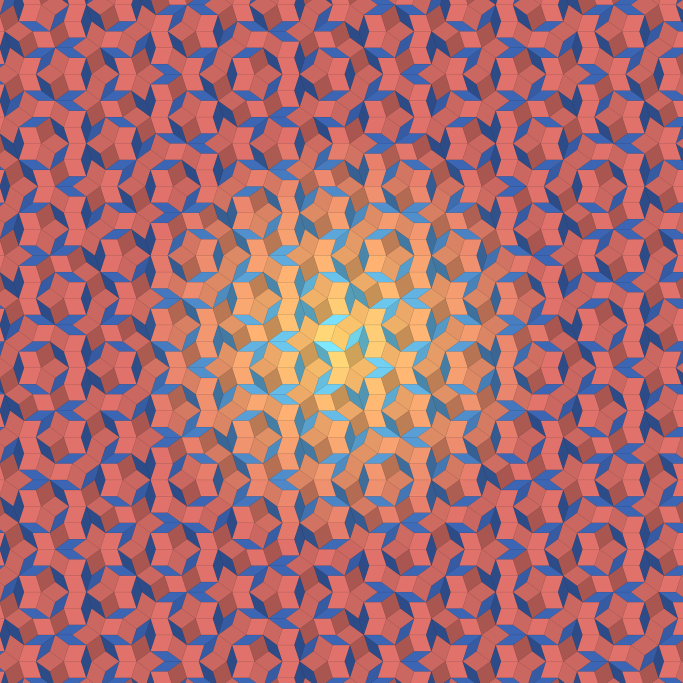
#> input picture 01_order_without_period.png, 2048 x 2048 px, given in place of hero_the_fold.png, which was not available (shown at 1/3 size)
$ python make_contact.py
#> lines starting #> are read from the running program, lines starting #| are printed output that depends on the picture; pictures that were not available may be replaced by others from this repository, and a replacement may not be noted
"""Assemble the triptych contact sheet: hero large on top, two companions below."""
import numpy as np
from PIL import Image, ImageDraw, ImageFont

def load(p, s):
#> called with p = 'hero_the_fold.png', s = 1560
    return np.array(Image.open(p).convert("RGB").resize((s, s), Image.LANCZOS))

def font(sz, bold=False):
    p = "/usr/share/fonts/truetype/dejavu/DejaVuSans%s.ttf" % ("-Bold" if bold else "")
    try: return ImageFont.truetype(p, sz)
    except Exception: return ImageFont.load_default()

def main(out="contact_sheet.png"):
    pad = 46
    gap = 26
    HS = 1560
    CS = (HS - gap) // 2           # two companions span the hero width
    title_h = 128
    W = HS + 2 * pad
    H = title_h + HS + gap + CS + pad + 54
    sheet = Image.new("RGB", (W, H), (6, 6, 9))
    d = ImageDraw.Draw(sheet)
    d.text((pad, 30), "THE NEGATION OF THE NEGATION", font=font(54, True), fill=(238, 228, 208))
    d.text((pad, 94),
           "three self-negating orders  ·  the paperfolding dragon · the Thue–Morse spectrum · the base-(−1+i) tiling",
           font=font(24), fill=(150, 160, 185))
    # hero
    sheet.paste(Image.fromarray(load("hero_the_fold.png", HS)), (pad, title_h))
    d.text((pad + 10, title_h + HS - 42),
           "THE FOLD   ·   paperfolding dragon, k = 19   ·   each fold = the complement of the reversed previous fold",
           font=font(22), fill=(214, 208, 216))
    # companions
    y2 = title_h + HS + gap
    sheet.paste(Image.fromarray(load("companion_the_shattering.png", CS)), (pad, y2))
#> call 2 of load, with p = 'companion_the_shattering.png', s = 767
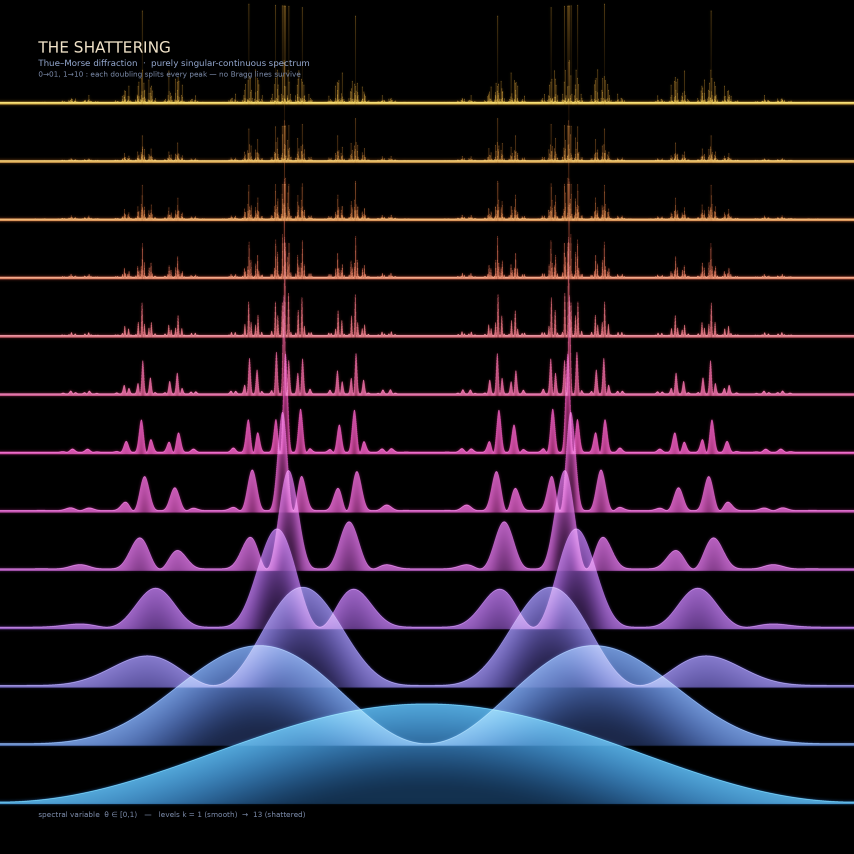
#> input picture art_b2am/companion_the_shattering.png, 2560 x 2560 px (shown at 1/3 size)
#> in load (call 2), `return np.array(Image.open(p).convert("RGB").resize((s, s), Image.LANC..`:
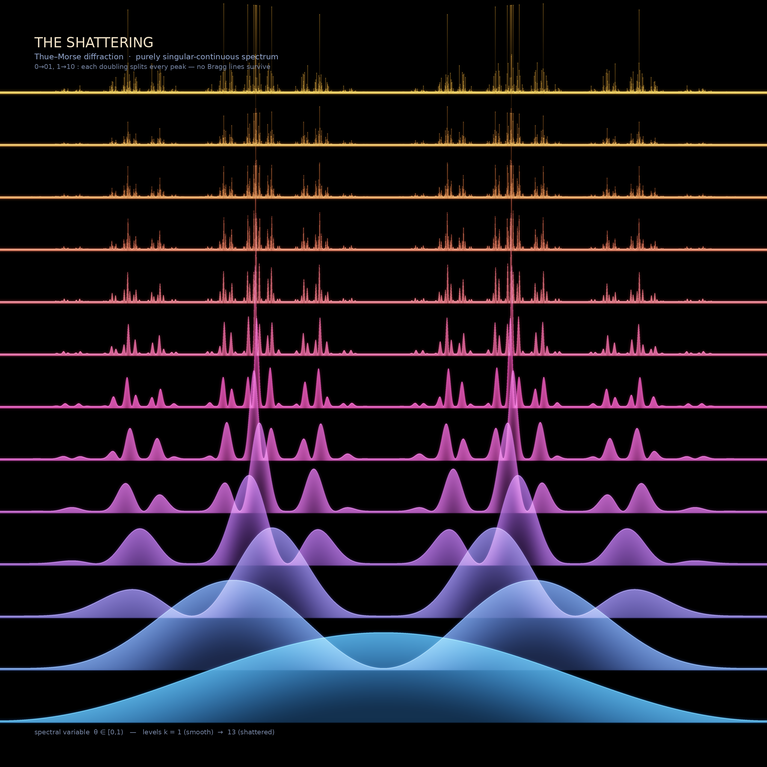
#> returned value: shape (767, 767, 3); mean of channels 0, 1, 2 28.5, 24.6, 35.7; drawn as R, G, B
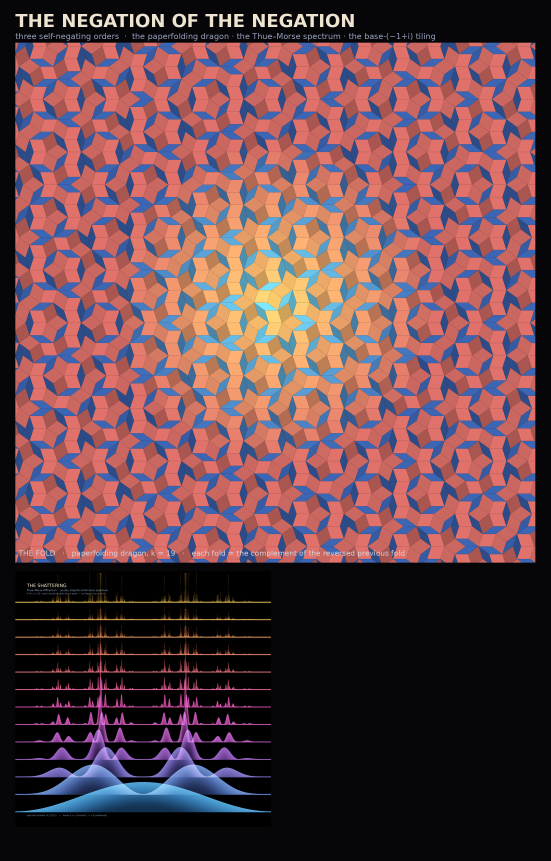
#> sheet: PIL image 1652x2581 RGB (shown at 1/3 size); mean R, G, B 101.4, 68.5, 74.8
    sheet.paste(Image.fromarray(load("companion_the_tiling.png", CS)), (pad + CS + gap, y2))
#> call 3 of load, with p = 'companion_the_tiling.png', s = 767
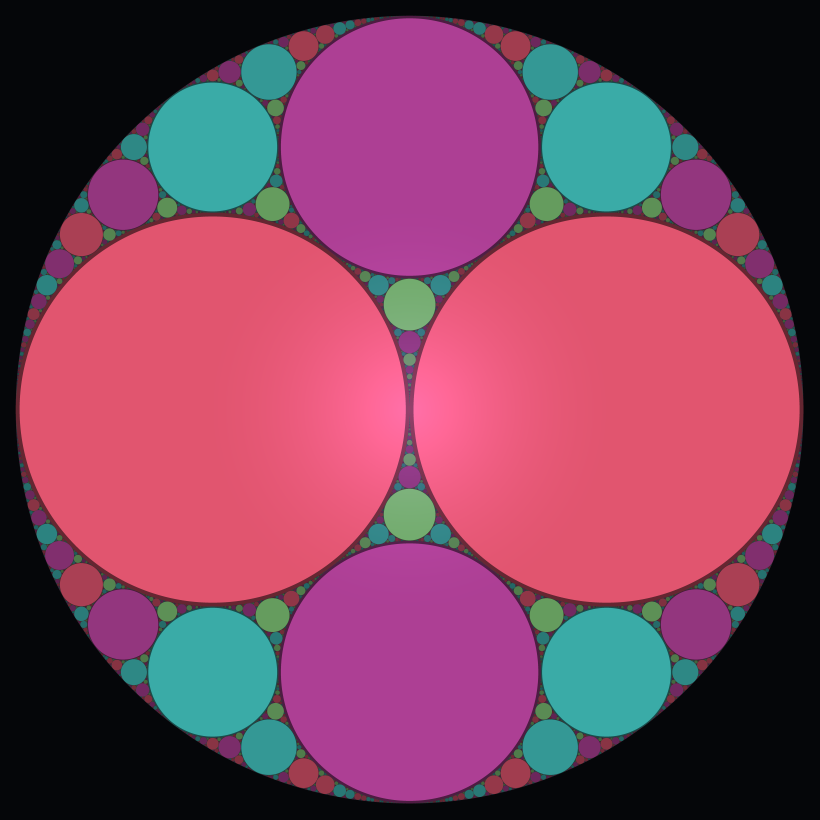
#> input picture 02_the_unreasonable_packing.png, 4096 x 4096 px, given in place of companion_the_tiling.png, which was not available (shown at 1/5 size)
#> in load (call 3), `return np.array(Image.open(p).convert("RGB").resize((s, s), Image.LANC..`:
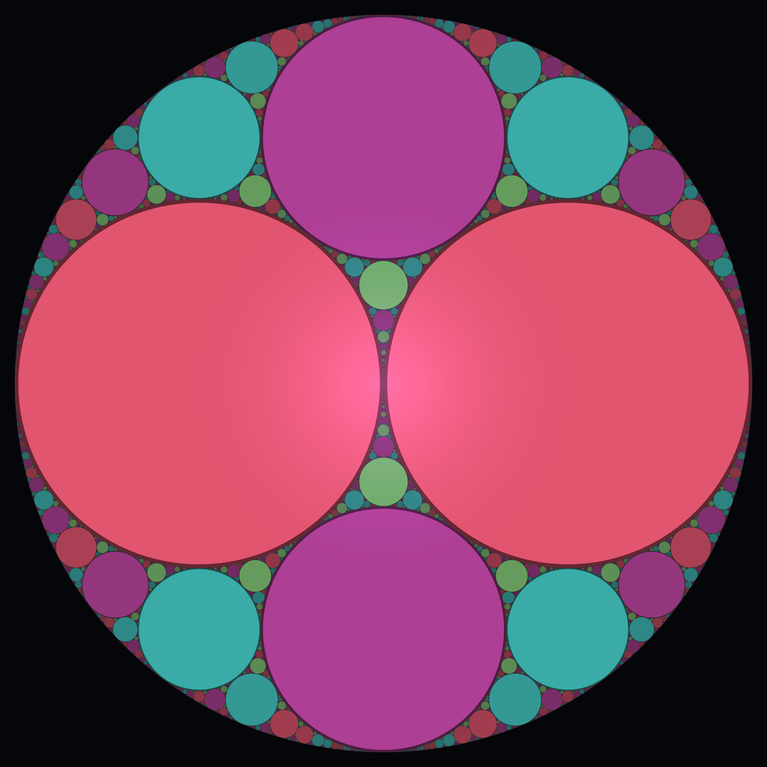
#> returned value: shape (767, 767, 3); mean of channels 0, 1, 2 127.2, 66.9, 93; drawn as R, G, B
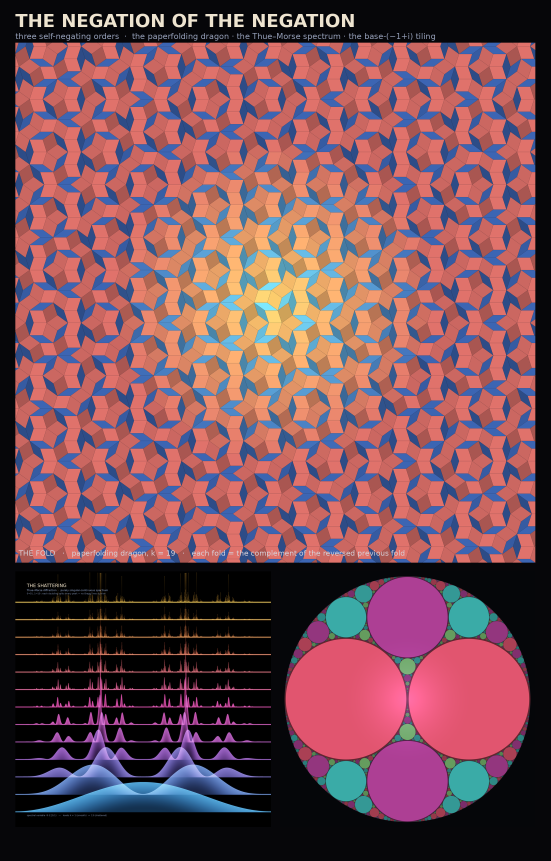
#> sheet: PIL image 1652x2581 RGB (shown at 1/3 size); mean R, G, B 118.1, 76.9, 86.4
    # footer
    d.text((pad, y2 + CS + 14),
           "verified:  Woods–Robbins ∏((2n+1)/(2n+2))^((−1)^tₙ)=1/√2 (1.2e−13)  ·  Prouhet–Tarry–Escott equal power sums  ·  ∫wₖdθ=1",
           font=font(20), fill=(140, 150, 175))
    sheet.save(out)
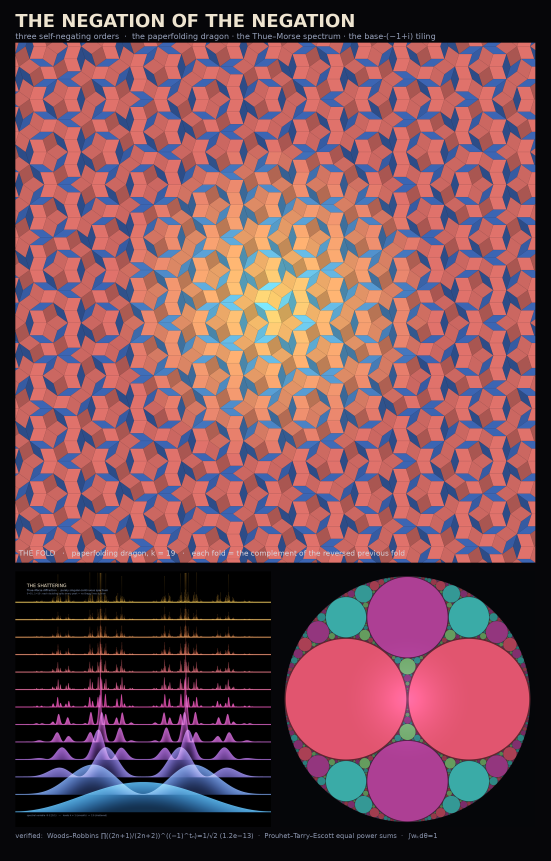
#> saved as contact_sheet.png: PIL image 1652x2581 RGB (shown at 1/3 size); mean R, G, B 118.2, 77.1, 86.6
    print("saved", out, sheet.size)
#| saved contact_sheet.png (1652, 2581)

if __name__ == "__main__":
    main()
